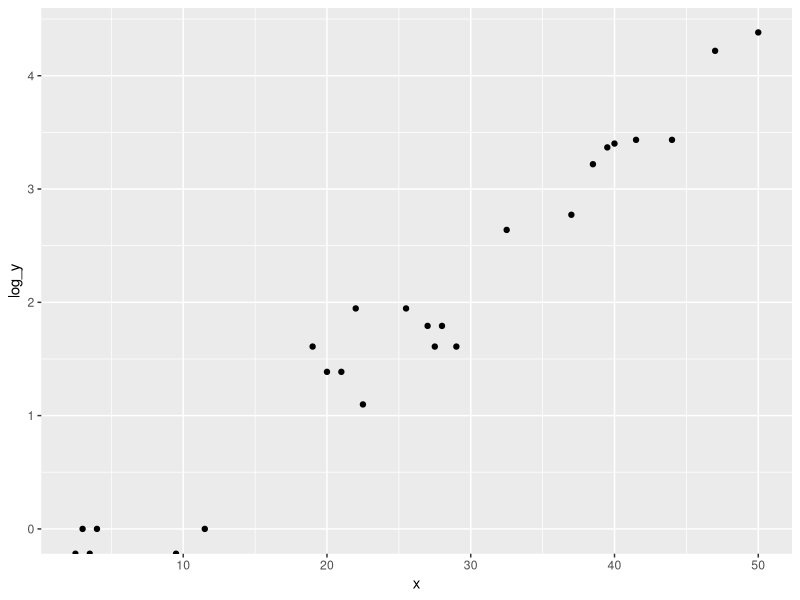

R code for this plot:
# =============================================================================
# File Name:     hw07.R
# Author:        Evan Pete Walsh
# Contact:       epwalsh10@gmail.com
# Creation Date: 2016-11-07
# Last Modified: 2016-11-08 17:26:58
# =============================================================================

df <- read.csv("../data/HW07.csv")
x <- df$x
y <- df$y

log_y = log(y)

library(ggplot2)

qplot(x = x, y = log_y, geom="point")
